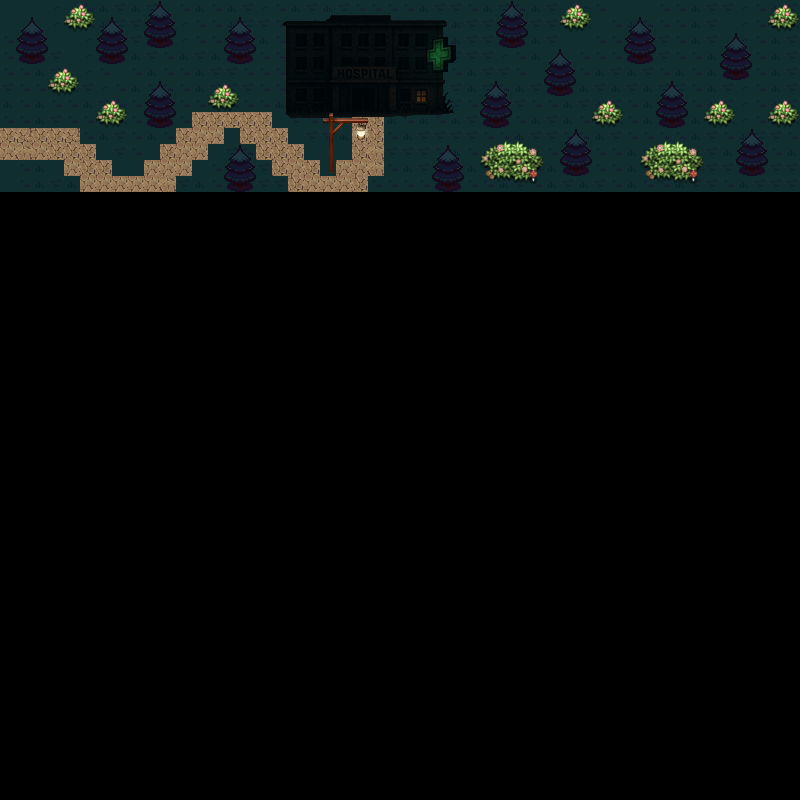

Tiled map render using the project's own tile images. Description and the map definition, with tile-layer contents summarised, below:
An orthogonal 50x50 tile map with 16x16 px tiles, 5 tile layers (sols, walls, hopital, deco, ...), 6 tilesets and 26 objects (22x collision, spawn_house, exit_house, enter_house3, exit_world3).

<map version="1.8" tiledversion="1.8.0" orientation="orthogonal" renderorder="right-down" width="50" height="50" tilewidth="16" tileheight="16" infinite="0" nextlayerid="7" nextobjectid="31">
 <tileset firstgid="1" source="forest_night.tsx" />
 <tileset firstgid="111" source="hopital.tsx" />
 <tileset firstgid="207" source="street.tsx" />
 <tileset firstgid="1231" source="Tiles_VeniaIndoor.tsx" />
 <tileset firstgid="2011" source="Nature.tsx" />
 <tileset firstgid="3035" source="rural.tsx" />
 <layer id="1" name="sols" width="50" height="50">
  <data>[2500 cells, 689 non-empty, 10 distinct tile ids]</data>
 </layer>
 <layer id="4" name="walls" width="50" height="50">
  <data>[2500 cells, 0 non-empty, 0 distinct tile ids]</data>
 </layer>
 <layer id="2" name="hopital" width="50" height="50">
  <data>[2500 cells, 96 non-empty, 96 distinct tile ids]</data>
 </layer>
 <layer id="5" name="deco" width="50" height="50">
  <data>[2500 cells, 55 non-empty, 8 distinct tile ids]</data>
 </layer>
 <layer id="6" name="top" width="50" height="50">
  <data>[2500 cells, 140 non-empty, 36 distinct tile ids]</data>
 </layer>
 <objectgroup id="3" name="object">
  <object id="1" name="spawn_house" x="49.3333" y="153.333">
   <point />
  </object>
  <object id="2" name="exit_house" x="0.333333" y="129" width="17.6667" height="33.6667" />
  <object id="4" type="collision" x="1.33333" y="190.667" width="801.333" height="30.6667" />
  <object id="5" type="collision" x="283.333" y="20.6667" width="170.667" height="96.6667" />
  <object id="6" type="collision" x="323.333" y="13.3333" width="68" height="13.3333" />
  <object id="7" type="collision" x="442" y="174.667" width="14.6667" height="16" />
  <object id="8" type="collision" x="24.6667" y="48" width="14.6667" height="16" />
  <object id="9" type="collision" x="104.667" y="48" width="14.6667" height="16" />
  <object id="10" type="collision" x="233.333" y="47.3333" width="14.6667" height="16" />
  <object id="14" type="collision" x="504.667" y="34" width="14.6667" height="16" />
  <object id="15" type="collision" x="554" y="80" width="14.6667" height="16" />
  <object id="18" type="collision" x="745.333" y="160.667" width="14.6667" height="16" />
  <object id="19" type="collision" x="730" y="64" width="14.6667" height="16" />
  <object id="20" type="collision" x="632.667" y="47.3333" width="14.6667" height="16" />
  <object id="21" type="collision" x="664.667" y="112" width="14.6667" height="16" />
  <object id="16" type="collision" x="487.333" y="110.667" width="14.6667" height="16" />
  <object id="17" type="collision" x="154.667" y="32.6667" width="14.6667" height="16" />
  <object id="11" type="collision" x="233.333" y="173.333" width="14.6667" height="16" />
  <object id="12" type="collision" x="153.333" y="109.333" width="14.6667" height="16" />
  <object id="22" type="collision" x="793.333" y="0" width="6.66667" height="195.333" />
  <object id="23" type="collision" x="-1.33333" y="-1.33333" width="12" height="126.667" />
  <object id="25" type="collision" x="0" y="165.333" width="17.3333" height="36" />
  <object id="27" type="collision" x="-1.33333" y="-2.66667" width="801.333" height="8" />
  <object id="28" type="collision" x="322.5" y="113" width="14.5" height="62.5" />
  <object id="29" name="enter_house3" x="353" y="88.5" width="18.5" height="39.5" />
  <object id="30" name="exit_world3" x="410" y="149.5">
   <point />
  </object>
 </objectgroup>
</map>
